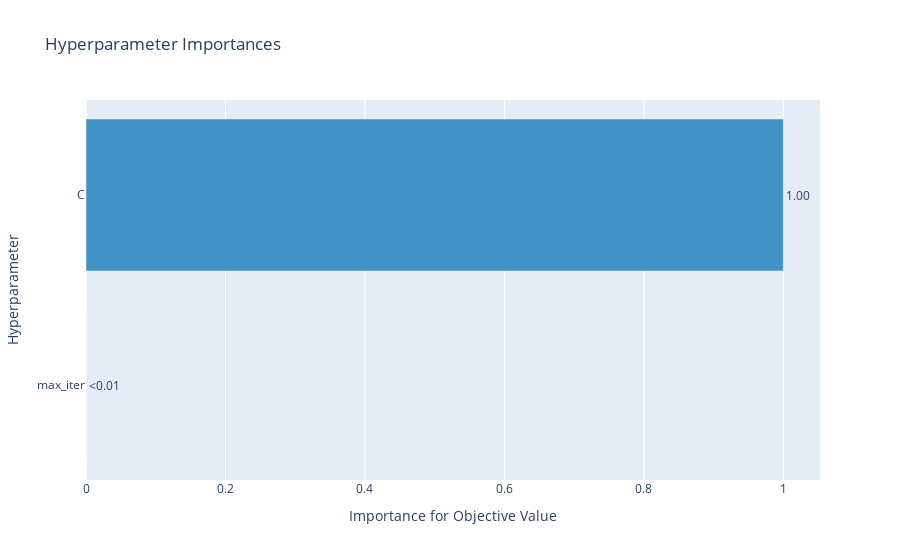
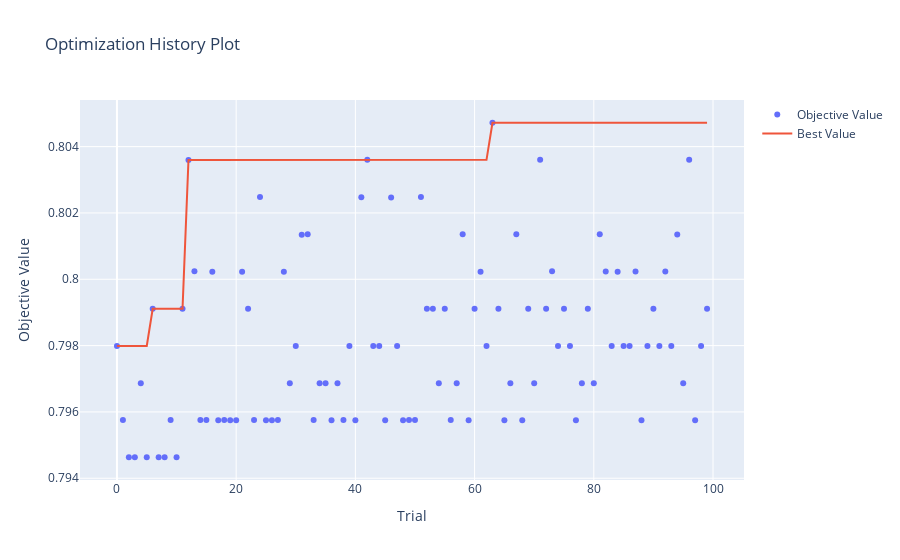

The notebook cell saved with these charts, in order:
### Code cell
study_lr = optuna.create_study(direction='maximize')
study_lr.optimize(lambda trial : objective(trial, 'lr'), n_trials=100)

print(f'Best score: {study_lr.best_trial.value},\nBest params: {study_lr.best_trial.params}')

display(optuna.visualization.plot_param_importances(study_lr))
display(optuna.visualization.plot_optimization_history(study_lr))
